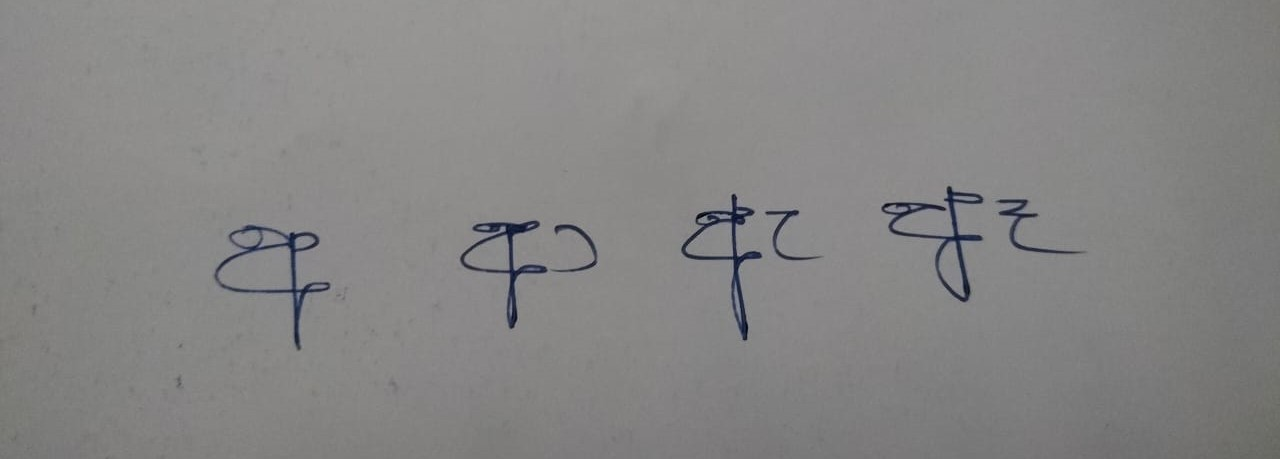
#> input picture Development/SampleImages/letters.jpg, 1280 x 459 px, found by its file name
$ jupyter execute --allow-errors 4_feeding_to_cnn.ipynb   (shell and % lines are left out)
#> lines starting #> are read from the running program, lines starting #| are printed output that depends on the picture; after the words box and inside, x2 and y2 are one past the last pixel; in counts of white or black regions, pixels touching at a corner belong together
### 01. A Function to Display the Letters in a Grid

[cell 1]
import matplotlib.pyplot as plt
import cv2
import numpy as np

# Function to display all letters stored in the resized_letters list
def display_letters(resized_letters):

    # Set up the figure for displaying multiple images
    num_letters = len(resized_letters)
    cols = 5  # Number of columns to display (you can change this based on how many images you want per row)
    rows = (num_letters + cols - 1) // cols  # Calculate number of rows needed
    plt.figure(figsize=(cols * 2, rows * 2))  # Set the figure size based on the number of images

    # Iterate through the list of resized letters and display each one
    for i, letter in enumerate(resized_letters):
        plt.subplot(rows, cols, i + 1)  # Create a subplot for each letter
        plt.imshow(letter, cmap='gray')
        plt.title(f'Letter {i+1}')
        plt.axis('off') # Hide axis
    plt.tight_layout()  # Adjust spacing between subplots
    plt.show()

### 02. A Function to Segment Each Letter Using Contours

[cell 2]
def contour_detection(image_path):
    # Load the image
    image = cv2.imread(image_path, cv2.IMREAD_GRAYSCALE)

    # Invert the image so the text becomes white and the background becomes black
    inverted_image = cv2.bitwise_not(image)

    # Define a 3x3 kernel
    kernel = np.ones((3, 3), np.uint8)

    # Display the inverted image
    plt.figure(figsize=(2, 2))
    plt.imshow(inverted_image, cmap='gray')
    plt.title(f'Inverted Image')
    plt.axis('off')
    plt.show()

    # Perform dilation on the inverted image
    dilated_image = cv2.dilate(inverted_image, kernel, iterations=1)

    # Display the dialated
    plt.figure(figsize=(2, 2))
    plt.imshow(dilated_image, cmap='gray')
    plt.title(f'Dilated Image')
    plt.axis('off')
    plt.show()

    # Invert back to original colors (if needed)
    final_image = cv2.bitwise_not(dilated_image)

    # Binarize the image with a higher threshold to reduce sensitivity
    _, binary_image = cv2.threshold(final_image, 100, 255, cv2.THRESH_BINARY_INV)

    # Find contours for character segmentation
    char_contours, _ = cv2.findContours(binary_image, cv2.RETR_EXTERNAL, cv2.CHAIN_APPROX_SIMPLE)

    # Create a copy of the image to draw bounding boxes
    character_image = cv2.cvtColor(binary_image, cv2.COLOR_GRAY2BGR)

    # List to store character bounding boxes
    char_bounding_boxes = []
    for contour in char_contours:
        x, y, w, h = cv2.boundingRect(contour)
        # Filter out small contours to reduce noise
        if w > 10 and h > 10:
            char_bounding_boxes.append((x, y, w, h))

    # Step 1: Sort by Y-coordinate (top to bottom) first to group lines
    char_bounding_boxes = sorted(char_bounding_boxes, key=lambda box: box[1])

    # Step 2: Group contours that are on the same line based on their y-coordinates
    line_threshold = 20  # Adjust this based on the spacing between lines
    lines = []
    current_line = []
    previous_y = char_bounding_boxes[0][1]  # Initialize with the y-coordinate of the first contour

    for box in char_bounding_boxes:
        x, y, w, h = box
        if abs(y - previous_y) < line_threshold:
            current_line.append(box)  # Same line
        else:
            lines.append(current_line)  # Start a new line
            current_line = [box]
        previous_y = y

    # Add the last line
    if current_line:
        lines.append(current_line)

    # Step 3: Sort each line's bounding boxes by X-coordinate (left to right)
    for line in lines:
        line.sort(key=lambda box: box[0])

    # Step 4: Draw bounding boxes and print letters in the correct order
    for line in lines:
        for (x, y, w, h) in line:
            # Draw character bounding boxes in blue
            cv2.rectangle(character_image, (x, y), (x + w, y + h), (255, 0, 0), 2)

    # Display the image with bounding boxes around characters
    plt.figure(figsize=(10, 5))
    plt.imshow(cv2.cvtColor(character_image, cv2.COLOR_BGR2RGB))
    plt.title('Character Segmentation')
    plt.axis('off')
    plt.show()


    # List to hold the identified letters
    resized_letters = []

    # Step 5: Crop and display each letter in the correct order (left-to-right, top-to-bottom)
    for line in lines:
        for i, (x, y, w, h) in enumerate(line):
            # Crop the letter from the original image
            letter_crop = image[y:y+h, x:x+w]


            # Resize the cropped letter to 80x80 pixels
            resized_letter = cv2.resize(letter_crop, (80, 80), interpolation=cv2.INTER_AREA)

            # Append the hence resized letter to the resized_letters list. (To be fed into the google translator api lator on)
            resized_letters.append(resized_letter)

    # Call the function with the list of resized letters
    return resized_letters

### 03. Function to Classify a List of Processed, Segmented Images

[cell 3]
# [14 lines of commented-out code are left out]

### 04. Function to decode the predictions

[cell 4]
import json

# Function to decode model out to sinhala letter characters
# [9 lines left out: function decode_predictions, not called in this run]

### 05. Function to translate via Google translator api

[cell 5]
import os
from google.cloud import translate_v2

# [15 lines left out: function translate_decoded_letters, not called in this run]

### 04. Main Deployable Function

[cell 6]
import numpy as np
from tensorflow.keras.models import load_model
from sklearn.preprocessing import LabelEncoder

def deploy_model(image_list, model_path, label_encoder_path):
    # Load the trained model
    model = load_model(model_path)

    # Load the label encoder
    label_encoder = LabelEncoder()
    label_encoder.classes_ = np.load(label_encoder_path)

    # Preprocess the images (ensure the correct shape for the model)
    image_list = np.array(image_list)  # Convert list of images to a numpy array
    image_list = np.expand_dims(image_list, axis=-1)  # Add channel dimension (1 for grayscale)

    # Ensure the image shape is (N, 80, 80, 1)
    if len(image_list.shape) == 3:  # Check if shape is (N, 80, 80)
        image_list = np.expand_dims(image_list, axis=-1)  # Add the channel dimension

    # Normalize the images (assuming the model expects input in the range [0, 1])
    image_list = image_list / 255.0

    # Classify the preprocessed images
    predictions = model.predict(image_list)

    # Get the class labels (using argmax to get the index of the class with the highest probability)
    predicted_indices = np.argmax(predictions, axis=1)

    # Convert indices back to original class labels
    predicted_labels = label_encoder.inverse_transform(predicted_indices)

    return predicted_labels

#### 4.1 Loading the CNN and Weights

#> (a cell that did not finish here is left out)

#> in contour_detection, `_, binary_image = cv2.threshold(final_image, 100, 255, cv2.THRESH_BINA..`:
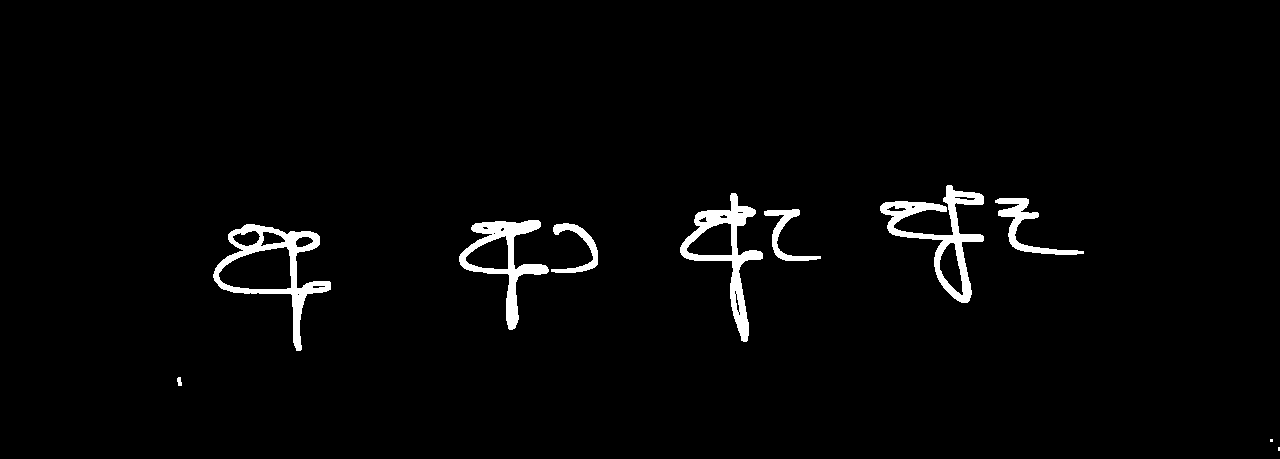
#> binary_image: shape (459, 1280); 2.4% white; 10 white regions (2 under 20 px)
#> in contour_detection, `char_contours, _ = cv2.findContours(binary_image, cv2.RETR_EXTERNAL, c..`: char_contours = 10 contours, 2 with area under 20; largest, box (x1, y1, x2, y2) and area: (213, 224, 331, 351) 5772, (680, 193, 763, 342) 3710, (880, 185, 984, 303) 3532, (459, 220, 549, 330) 3266, (995, 198, 1084, 255) 984, (764, 209, 821, 261) 602, (551, 223, 598, 273) 596, (177, 377, 182, 386) 24
#> the loop in contour_detection, `for contour in char_contours:` made 10 passes
#> (x, y, w, h) on passes 3 to 6: (177, 377, 5, 9), (213, 224, 118, 127), (551, 223, 47, 50), (459, 220, 90, 110)
#> after the loop in contour_detection, `for contour in char_contours:`: char_bounding_boxes = [(213, 224, 118, 127), (551, 223, 47, 50), (459, 220, 90, 110), (764, 209, 57, 52), (995, 198, 89, 57), (680, 193, 83, 149), (880, 185, 104, 118)]
#> in contour_detection, `char_bounding_boxes = sorted(char_bounding_boxes, key=lambda box: box[..`: char_bounding_boxes = [(880, 185, 104, 118), (680, 193, 83, 149), (995, 198, 89, 57), (764, 209, 57, 52), (459, 220, 90, 110), (551, 223, 47, 50), (213, 224, 118, 127)]
#> in contour_detection, `previous_y = char_bounding_boxes[0][1]`: previous_y = 185
#> the loop in contour_detection, `for box in char_bounding_boxes:` made 7 passes
#> (x, y, w, h, previous_y) on passes 1 to 4: (880, 185, 104, 118, 185), (680, 193, 83, 149, 193), (995, 198, 89, 57, 198), (764, 209, 57, 52, 209)
#> after the loop in contour_detection, `for box in char_bounding_boxes:`: lines = []
#> the loop in contour_detection, `for line in lines:` made 1 pass
#> after the loop in contour_detection, `for line in lines:`:
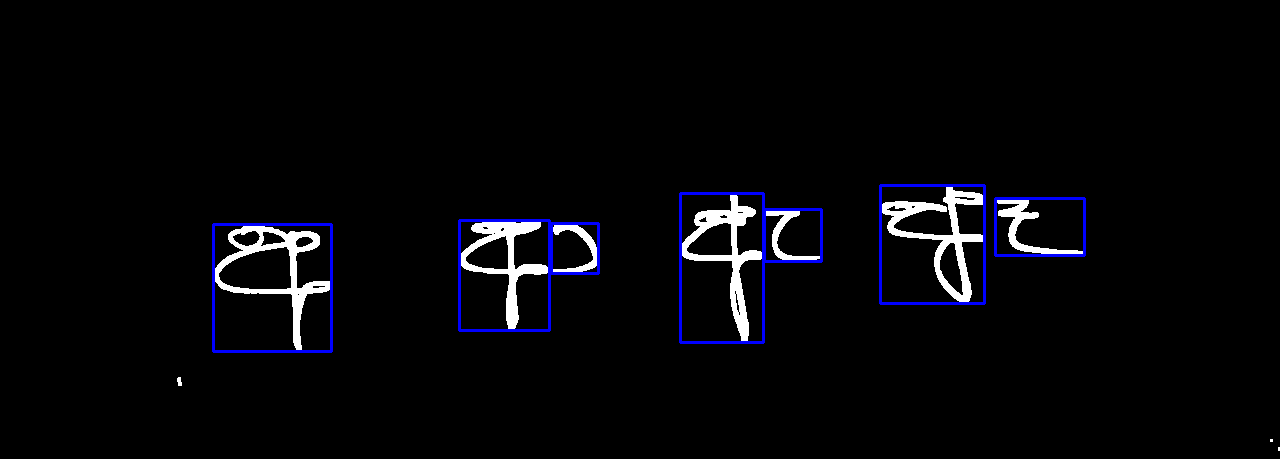
#> character_image: shape (459, 1280, 3); mean B, G, R 9.1, 5.9, 5.9
#> after the loop in contour_detection, `for line in lines:`:
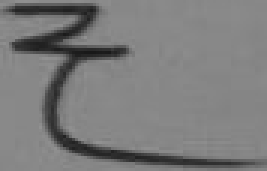
#> letter_crop: shape (57, 89) (shown 3 times larger); min 24, max 146, mean 123.5
#> after the loop in contour_detection, `for line in lines:`: resized_letters = 7 items

    print("DISPLAYING THE LETTERS EXTRACTED VIA CONTOURS")
    display_letters(letters)
#> in display_letters, `num_letters = len(resized_letters)`: num_letters = 7
#> in display_letters, `rows = (num_letters + cols - 1) // cols`: rows = 2
#> the loop in display_letters, `for i, letter in enumerate(resized_letters):` made 7 passes
#> in display_letters, `plt.show()`:
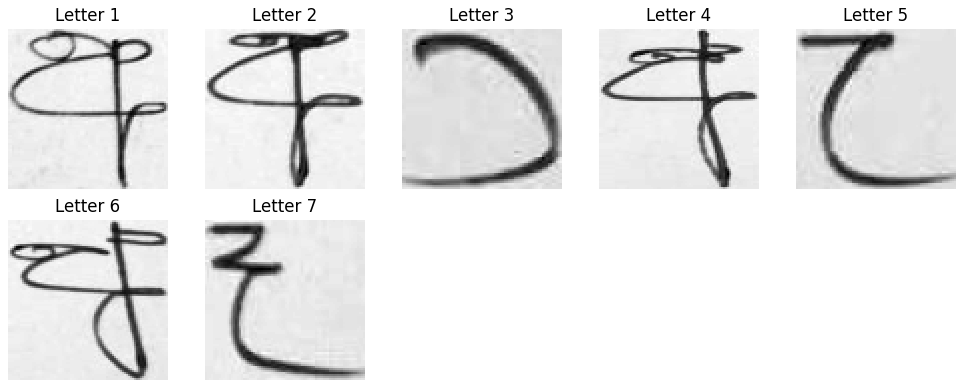
#> figure drawn by matplotlib, 7 panels

    # Define model and label encoder paths
    model_path = './TrainedModels/CNN_trial_1.keras'
    label_encoder_path = './TrainedModels/CNN_trial_1_classes.npy'

    # Deploy the model and classify the letters (We are now making predictions here)
    predictions = deploy_model(letters, model_path, label_encoder_path)

    # Print the predictions for each letter
    for i, prediction in enumerate(predictions):
        print(f'Letter {i+1}: {prediction}')

    label_decoder_path = "../label_decoder_final.json"

    # Decode the prediction
    sinhala_letters = decode_predictions(predictions, label_decoder_path)

    # Print the decoded Sinhala letters
    print("Decoded Sinhala Letters:", sinhala_letters)

    # Translate the hence decoded sinhala letters
    # translated_string = translate_decoded_letters(decoded_sinhala_letters = sinhala_letters)

    # print(translated_string)

### Performing Predictions

### Implementation

[cell 8]
letters_list = []
letters_list = contour_detection(image_path="C:/Users/cmsmc/Desktop/Projects/SinhalaTranslator/Work/code/CNN/Development/SampleImages/letters.jpg")
#> the loop in contour_detection (call 2), `for contour in char_contours:` made 10 passes
#> the loop in contour_detection (call 2), `for box in char_bounding_boxes:` made 7 passes
#> the loop in contour_detection (call 2), `for line in lines:` made 1 pass
#> letters_list = 7 items

[cell 9]
import cv2
import numpy as np
from PIL import Image

# [52 lines left out: functions print_ascii, cartoonify_image, not called in this run]

[cell 10]
import cv2
import numpy as np

def cartoonify_image(image_path, output_image_path):
    # Load the image
    img = cv2.imread(image_path)

    if img is None:
        print("Image not found.")
        return

    # Resize the image if needed
    img = cv2.resize(img, (600, 600))

    # Convert the image to gray scale
    gray = cv2.cvtColor(img, cv2.COLOR_BGR2GRAY)

    # Apply CLAHE for contrast enhancement
    clahe = cv2.createCLAHE(clipLimit=2.0, tileGridSize=(8, 8))
    enhanced_gray = clahe.apply(gray)

    # Apply a median blur to reduce image noise
    gray_blur = cv2.medianBlur(enhanced_gray, 5)

    # Detect edges using adaptive thresholding (to get a sketch-like outline)
    edges = cv2.adaptiveThreshold(gray_blur, 255, cv2.ADAPTIVE_THRESH_MEAN_C,
                                  cv2.THRESH_BINARY, blockSize=9, C=9)

    # Apply bilateral filter to smooth the image while keeping edges sharp
    color = cv2.bilateralFilter(img, d=9, sigmaColor=300, sigmaSpace=300)

    # Combine edges with the smoothed image to get the cartoon effect
    cartoon = cv2.bitwise_and(color, color, mask=edges)

    # Save the cartoon image
    cv2.imwrite(output_image_path, cartoon)
    print(f"Cartoon image saved to: {output_image_path}")

# Example usage:
input_image_path = 'C:/Users/cmsmc/Desktop/Projects/SinhalaTranslator/Work/code/CNN/Development/SampleImages/download.jpeg'  # Replace with your input image file path
output_image_path = 'C:/Users/cmsmc/Desktop/Projects/SinhalaTranslator/Work/code/CNN/Development/SampleImages/cartoon_image.jpg'  # Replace with desired output file path
cartoonify_image(input_image_path, output_image_path)
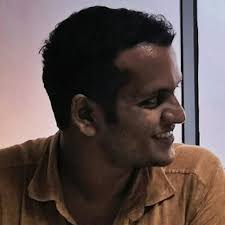
#> input picture Development/SampleImages/download.jpeg, 225 x 225 px, found by its file name
#> in cartoonify_image, img is the input picture: shape (225, 225, 3); mean B, G, R 77.9, 80.5, 94.9

[cell 11]
import cv2
import numpy as np

def reduce_color_gradients(image, n_colors=8):
    """Reduce the number of colors in the image for a cartoon-like effect."""
    # Convert image to a 2D array of pixels
    pixels = image.reshape(-1, 3).astype(np.float32)

    # Define criteria and apply k-means clustering
    criteria = (cv2.TERM_CRITERIA_EPS + cv2.TERM_CRITERIA_MAX_ITER, 10, 1.0)

    # Apply K-means clustering
    _, labels, centers = cv2.kmeans(pixels, n_colors, None, criteria, 10, cv2.KMEANS_RANDOM_CENTERS)

    # Replace pixels with their corresponding cluster centers
    new_colors = centers[labels.flatten()].astype(np.uint8)
    new_image = new_colors.reshape(image.shape)

    return new_image

def resize_image_aspect_ratio(image, target_width=600):
    """Resize image while maintaining aspect ratio."""
    height, width = image.shape[:2]
    aspect_ratio = height / width

    # Calculate new dimensions
    new_width = target_width
    new_height = int(new_width * aspect_ratio)

    # Resize the image
    resized_image = cv2.resize(image, (new_width, new_height))

    return resized_image

def remove_noise(image):
    """Remove noise from the cartoonified image using morphological operations."""
    # Convert to grayscale
    gray = cv2.cvtColor(image, cv2.COLOR_BGR2GRAY)

    # Apply binary thresholding to create a binary image
    _, binary = cv2.threshold(gray, 10, 255, cv2.THRESH_BINARY)

    # Define a kernel for morphological operations
    kernal_size = 31
    kernel = np.ones((kernal_size, kernal_size), np.uint8)

    # Perform morphological closing to fill small holes and gaps
    closed = cv2.morphologyEx(binary, cv2.MORPH_CLOSE, kernel)

    # Bitwise-AND with the original cartoon image to retain the colors
    result = cv2.bitwise_and(image, image, mask=closed)

    return result

def cartoonify_image(image_path, output_image_path):
    # Load the image
    img = cv2.imread(image_path)

    if img is None:
        print("Image not found.")
        return

    # Resize the image while maintaining aspect ratio
    img = resize_image_aspect_ratio(img, target_width=600)

    # Convert the image to gray scale
    gray = cv2.cvtColor(img, cv2.COLOR_BGR2GRAY)

    # Apply CLAHE for contrast enhancement
    clahe = cv2.createCLAHE(clipLimit=2.0, tileGridSize=(8, 8))
    enhanced_gray = clahe.apply(gray)

    # Apply a median blur to reduce image noise
    gray_blur = cv2.medianBlur(enhanced_gray, 5)

    # Detect edges using adaptive thresholding (to get a sketch-like outline)
    edges = cv2.adaptiveThreshold(gray_blur, 255, cv2.ADAPTIVE_THRESH_MEAN_C,
                                  cv2.THRESH_BINARY, blockSize=9, C=9)

    # Apply bilateral filter to smooth the image while keeping edges sharp
    color = cv2.bilateralFilter(img, d=9, sigmaColor=300, sigmaSpace=300)

    # Reduce color gradients for a more uniform look
    color = reduce_color_gradients(color, n_colors=8)

    # Combine edges with the smoothed image to get the cartoon effect
    cartoon = cv2.bitwise_and(color, color, mask=edges)

    # Remove noise from the cartoon image
    cartoon_cleaned = remove_noise(cartoon)

    # Save the cleaned cartoon image
    cv2.imwrite(output_image_path, cartoon_cleaned)
    print(f"Cartoon image saved to: {output_image_path}")

# Example usage:
input_image_path = 'C:/Users/cmsmc/Desktop/Projects/SinhalaTranslator/Work/code/CNN/Development/SampleImages/elon.jpg'  # Replace with your input image file path
output_image_path = 'C:/Users/cmsmc/Desktop/Projects/SinhalaTranslator/Work/code/CNN/Development/SampleImages/elon_cartoon_image.jpg'  # Replace with desired output file path
cartoonify_image(input_image_path, output_image_path)
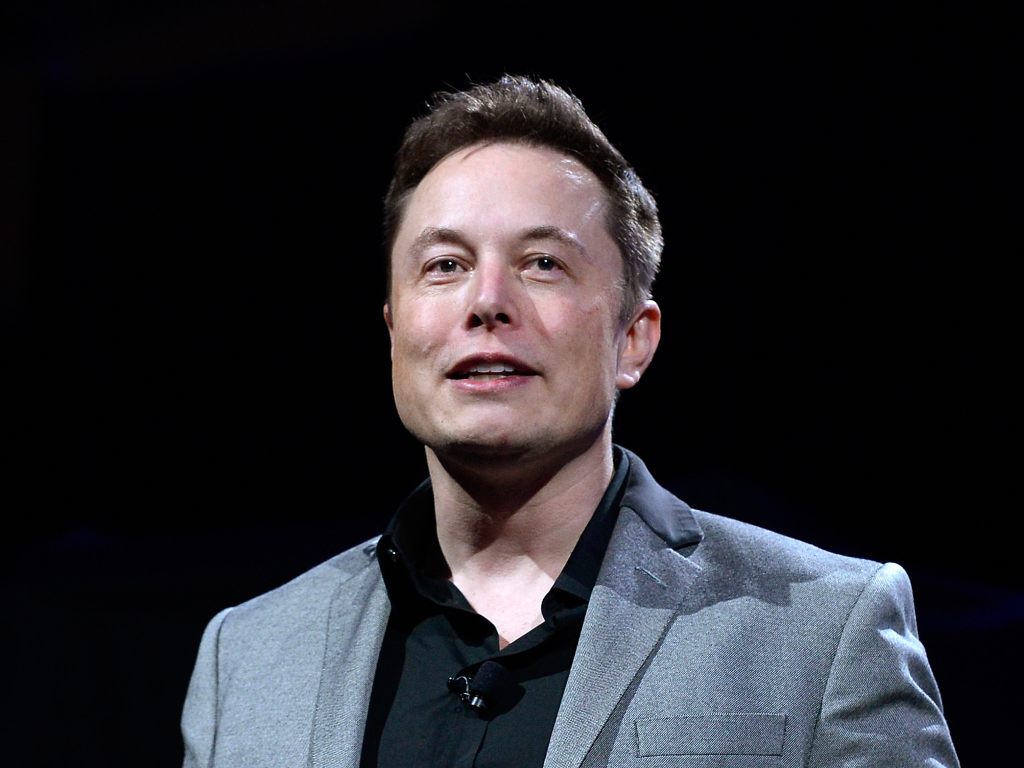
#> input picture Development/SampleImages/elon.jpg, 2048 x 1536 px, found by its file name (shown at 1/2 size)
#> in cartoonify_image, img is the input picture: shape (1536, 2048, 3); mean B, G, R 43.3, 38.8, 39.6
#> in reduce_color_gradients, `criteria = (cv2.TERM_CRITERIA_EPS + cv2.TERM_CRITERIA_MAX_ITER, 10, 1.0)`: criteria = (3, 10, 1)
#> in reduce_color_gradients, `_, labels, centers = cv2.kmeans(pixels, n_colors, None, criteria, 10, ..`: centers = [[181, 162.5, 149.7], [148.8, 127.8, 112.2], [121.9, 123.6, 155.5], [34.71, 29.67, 28.81], [2.96, 1.62, 1.74], [206.2, 198.9, 220.9], [108.3, 94.97, 91.42], [66.82, 64.07, 75.92]]

# Example usage:
input_image_path = 'C:/Users/cmsmc/Desktop/Projects/SinhalaTranslator/Work/code/CNN/Development/SampleImages/image.png'
output_image_path = 'C:/Users/cmsmc/Desktop/Projects/SinhalaTranslator/Work/code/CNN/Development/SampleImages/image_ktoon.jpg'
cartoonify_image(input_image_path, output_image_path)
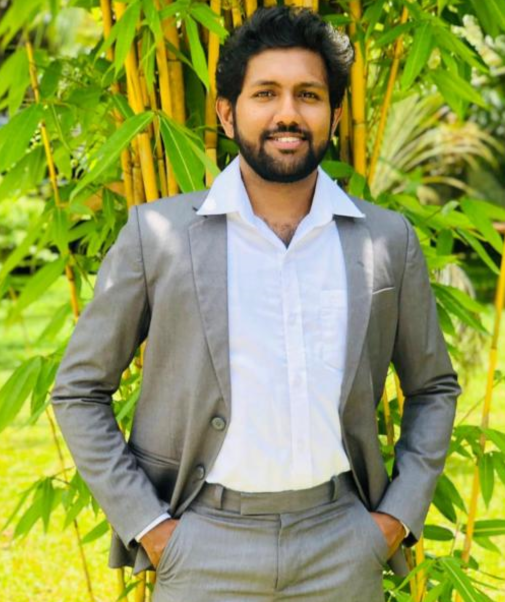
#> input picture Development/SampleImages/image.png, 1009 x 1204 px, found by its file name (shown at 1/2 size)
#> in cartoonify_image, img is the input picture: shape (1204, 1009, 3); mean B, G, R 85, 156.2, 146.3
#> in remove_noise (call 2), `gray = cv2.cvtColor(image, cv2.COLOR_BGR2GRAY)`:
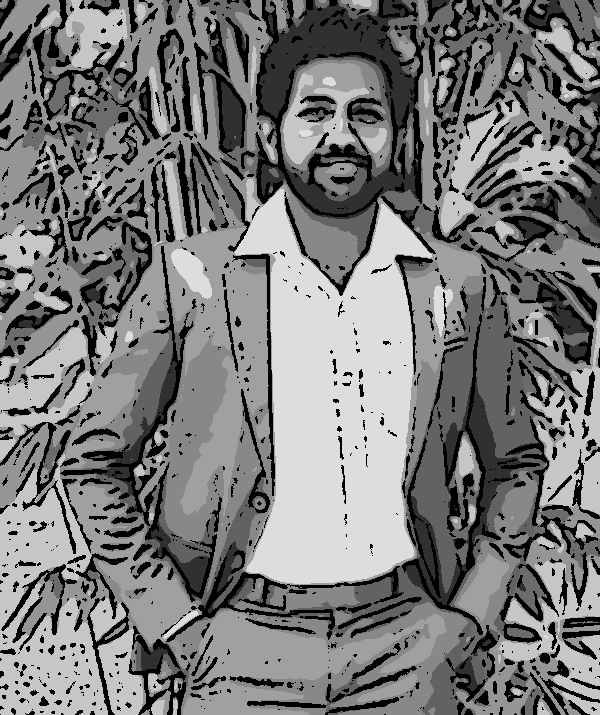
#> gray: shape (715, 600); min 0, max 221, mean 121.4
